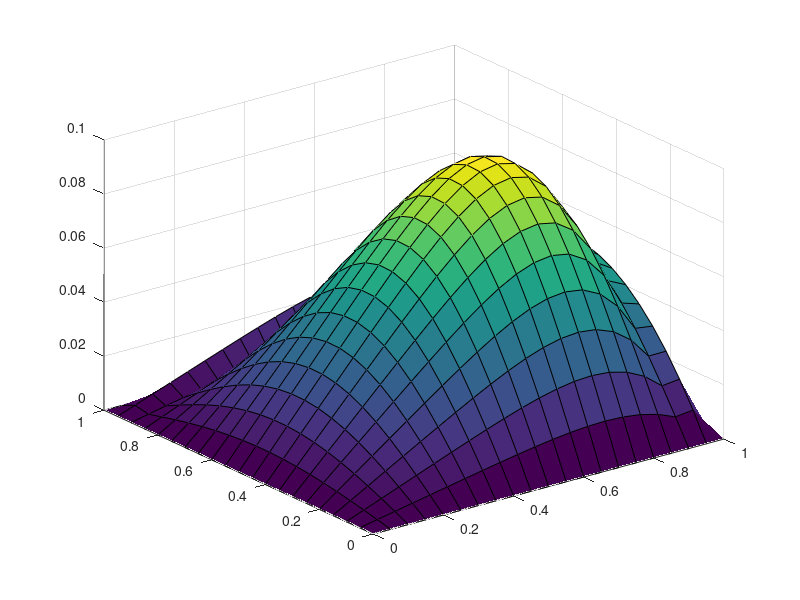
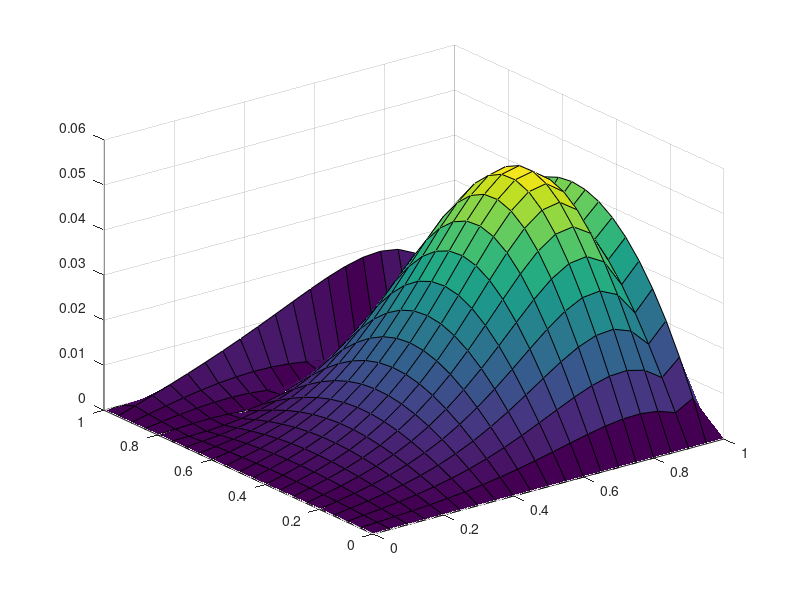

These charts were generated, in order, by the following MATLAB code:
%% Alex Swenson HW7 (Computer Project 5c)
function problem1()
% Set Domain and some important constants 
x_bound = 1; y_bound = 1;
dx = 0.05; dy = dx;
global k 
k = 0.1;
nx = x_bound/dx; ny = y_bound/dy;
dx2 = dx*dx; dy2 = dy*dy;
dt = (dx2 / (2*k));
t_end = 40 * dt;
nt = t_end / dt;

alphax = k*dt / dx2; alphay = k*dt / dy2;

% create mesh
x = 0:dx:x_bound;
y = 0:dy:y_bound;
[X, Y] = meshgrid(x);
% Set Initial Conditions
f = X .* (1-X.^5) .* Y .* (1-Y);
f(1,:) = 0;
f(:,1) = 0;

%% Get Exact Solution
Ntrunc = 50;
f_exact = get_exact(X, Y, Ntrunc, t_end);
f_exact(1,:) = 0;
f_exact(:,1) = 0;

%% Part A) L_inf Error Between f_init, f_exact @ 0

A_exact = get_exact(X, Y, Ntrunc, 0);
L_inf = max(max(abs(f - A_exact)))

%% Solve the Problem Using ADI

% Make The A - matrices
ex = ones(nx-2, 1);
ey = ones(ny-2,1);
A_x = spdiags([-alphax*ex 2*(1+alphax)*ex -alphax*ex], -1:1, nx-2, nx-2);
A_y = spdiags([-alphay*ey 2*(1+alphay)*ey -alphay*ey], -1:1, ny-2, ny-2);

%A_x = full(A_x);
%A_y = full(A_y);

for i=0:nt
    step = mod(i, 2);
    
    if step == 1
        b = (2 + alphay*dy2)*f(2:nx-1,2:ny-1);
        f_inter = A_x \ b;
        b = (2 + alphax*dx2)*f_inter;
        f_save = A_y \ b;
    else
        b = (2 + alphax*dx2)*f(2:nx-1,2:ny-1);
        f_inter = A_y \ b;
        b = (2 + alphay*dy2)*f_inter;
        f_save = A_x \ b;
    end
    f(2:nx-1,2:ny-1) = f_save;
end

figure(1)
surf(X,Y,f)

figure(2)
surf(X,Y,abs(f-f_exact) );

end 



function exactf = get_exact(X, Y, trunc, t_end)
global k
exactf = zeros(length(X), length(Y));
for n=1:trunc
    for m=1:trunc
    exactf=exactf-120*(-n^4*pi^4*(-1)^n + 12*n^2*pi^2*(-1)^n + 24 + 24*(-1)^(1+n))...
        * (-2 + 2*(-1)^m) / (n^7*pi^10*m^3) ...
        * sin(n*pi*X) .*sin(m*pi*Y)*exp(-(n^2+m^2)*pi^2*k*t_end);
    end
end
end
